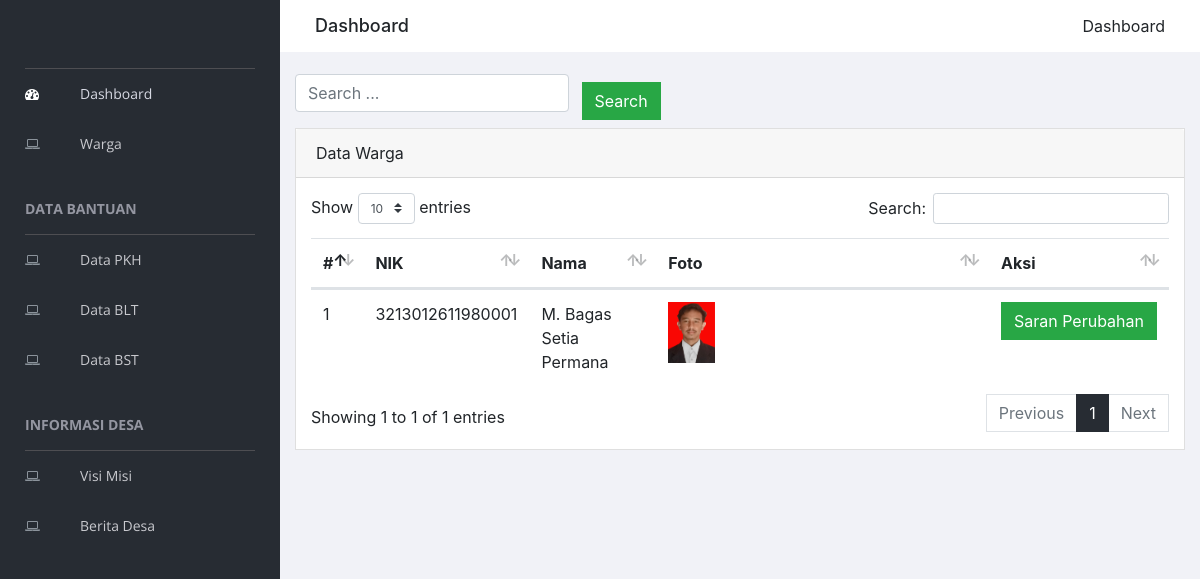
Page /index.php/warga on the earlier database version.
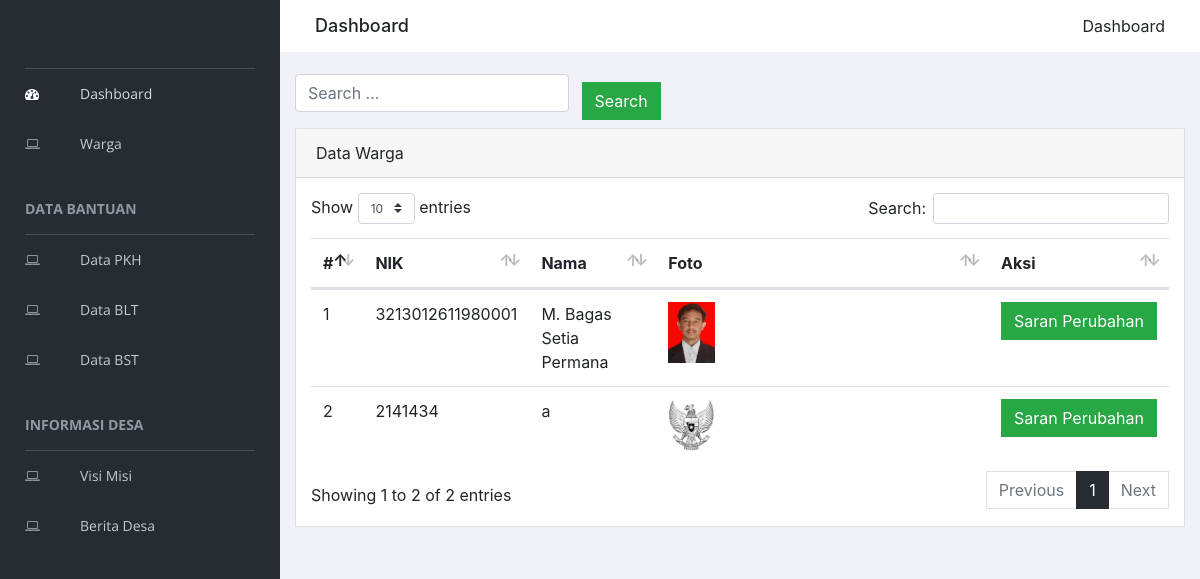
Same page on the later database version.
### tables this page shows
CREATE TABLE `warga` (
  `id_warga` int(11) NOT NULL,
  `nik` varchar(191) NOT NULL,
  `nama` varchar(191) NOT NULL,
  `foto` varchar(191) NOT NULL,
  `tempat_lahir` varchar(191) NOT NULL,
  `tanggal_lahir` date NOT NULL,
  `alamat` text NOT NULL,
  `status_perkawinan` enum('menikah','belum_menikah') NOT NULL,
  `status_kematian` enum('0','1') NOT NULL DEFAULT '0',
  `tanggal_kematian` date NOT NULL
);

### application/controllers/Warga.php (called while the page is built, shortened)
<?php
class Warga extends CI_Controller {
	public function index()
	{
    $data['konten'] = 'warga/index';
    $data['warga']  = $this->WargaModel->getAll();
		$this->load->view('halamanAwal', $data);
	}
}

### index.php (called while the page is built, shortened)
<?php
require_once BASEPATH.'core/CodeIgniter.php';

### application/models/WargaModel.php (called while the page is built, shortened)
<?php
class WargaModel extends CI_Model {
  public function getAll()
  {
    return $this->db->get('warga')->result_array();
  }
}

### application/views/warga/index.php (the view, shortened to what this page needs)
<div class="form-inline">
  <form class="search-form" action="<?= base_url(); ?>warga/cari.html" method="get">
    <input class="form-control mr-sm-2 mb-3" type="text" placeholder="Search ..." aria-label="Search" name="nama">
    <button type="submit" class="btn btn-success">Search</button>
  </form>
</div>
<div class="card">
  <div class="card-header">
    Data Warga
  </div>
  <div class="card-body">
    <div class="table-responsive">
      <table class="table" id="bootstrap-data-table-export">
        <thead>
          <tr>
            <th scope="col">#</th>
            <th scope="col">NIK</th>
            <th scope="col">Nama</th>
            <th scope="col">Foto</th>
            <th scope="col">Aksi</th>
          </tr>
        </thead>
        <tbody>
          <?php
            $no = 1;
            foreach ($warga as $key) { ?>
              <tr>
                <td><?= $no++; ?></td>
                <td><?= $key['nik']; ?></td>
                <td><?= $key['nama']; ?></td>
                <td><img src="<?= base_url('assets/' . $key['foto']); ?>" alt="" width="15%"></td>
                <td><a href="<?= base_url('warga/saran_perubahan/' . $key['id_warga']); ?>" class="btn btn-success">Saran Perubahan</a></td>
              </tr>
            <?php }
          ?>
        </tbody>
      </table>
    </div>
  </div>
</div>

Differences in the rows shown:
added warga: nik "2141434", nama "a", foto (picture)
Other differences:
text written by a page script: "Show entries Search: Showing 1 to 1 of 1 entries Previous 1 Next" → "Show entries Search: Showing 1 to 2 of 2 entries Previous 1 Next"
